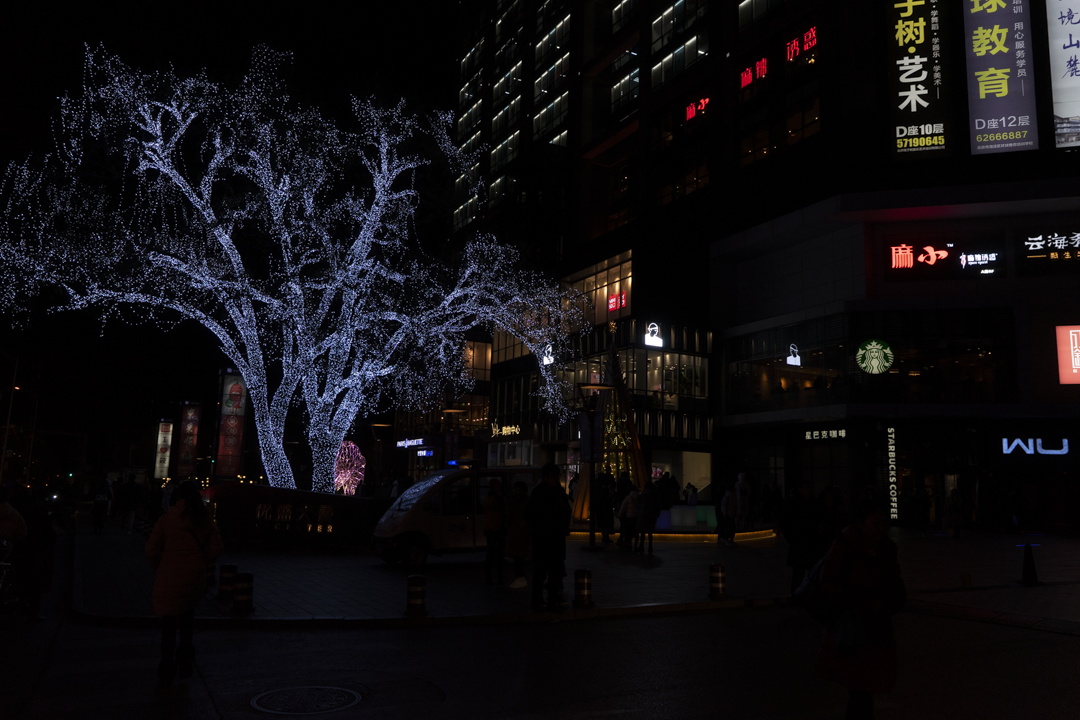
#> input picture low_light_enhancement/images/dark_img_2.png, 1080 x 720 px, found by its file name
$ jupyter execute ssr_test_1.ipynb   (older library calls are emulated)
#> lines starting #> are read from the running program, lines starting #| are printed output that depends on the picture
[cell 1]
import numpy as np
import cv2
import matplotlib.pyplot as plt

# Provided functions (we have to modify this)
def get_ksize(sigma):
    return int(((sigma - 0.8)/0.15) + 2.0)

def get_gaussian_blur(img, ksize=0, sigma=5):
    if ksize == 0:
        ksize = get_ksize(sigma)
    sep_k = cv2.getGaussianKernel(ksize, sigma)
    return cv2.filter2D(img, -1, np.outer(sep_k, sep_k))

def ssr(img, sigma):
    img = img.astype('float32') / 255  # Convert to float and normalize
    blurred = get_gaussian_blur(img, sigma=sigma)
    return np.log10(img + 1e-6) - np.log10(blurred + 1e-6)

[cell 2]
# Load an image
image_path = '/home/eaguiraud/Documents/34269_computer_imaging_and_spectroscopy/low_light_enhancement/images/dark_img_2.png'  # Update this path
img = cv2.imread(image_path, cv2.IMREAD_COLOR)
#> img is the input picture: shape (720, 1080, 3); mean B, G, R 15.6, 13.1, 15.3
img = cv2.cvtColor(img, cv2.COLOR_BGR2RGB)  # Convert to RGB

[cell 3]
# Apply SSR
sigma = 500  # Example sigma value, adjust based on your needs
ssr_img = ssr(img, sigma)
#> in ssr, `img = img.astype('float32') / 255`:
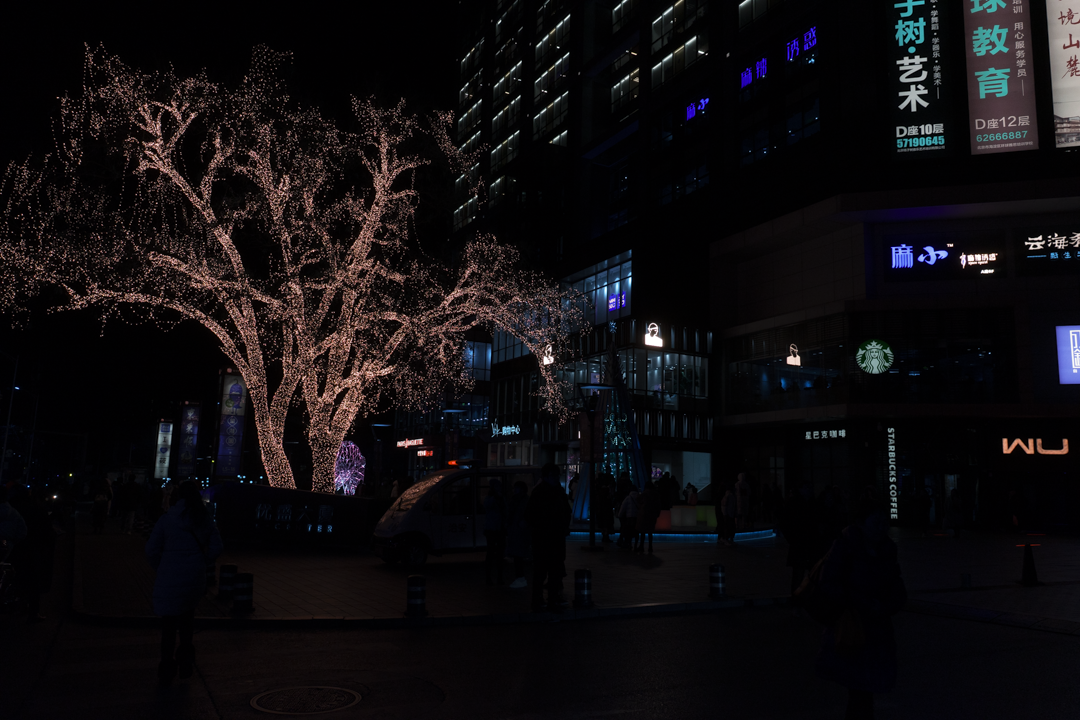
#> img: shape (720, 1080, 3) float32; mean of channels 0, 1, 2 0.0599, 0.0515, 0.0609; drawn as B, G, R
#> in get_gaussian_blur, `return cv2.filter2D(img, -1, np.outer(sep_k, sep_k))`:
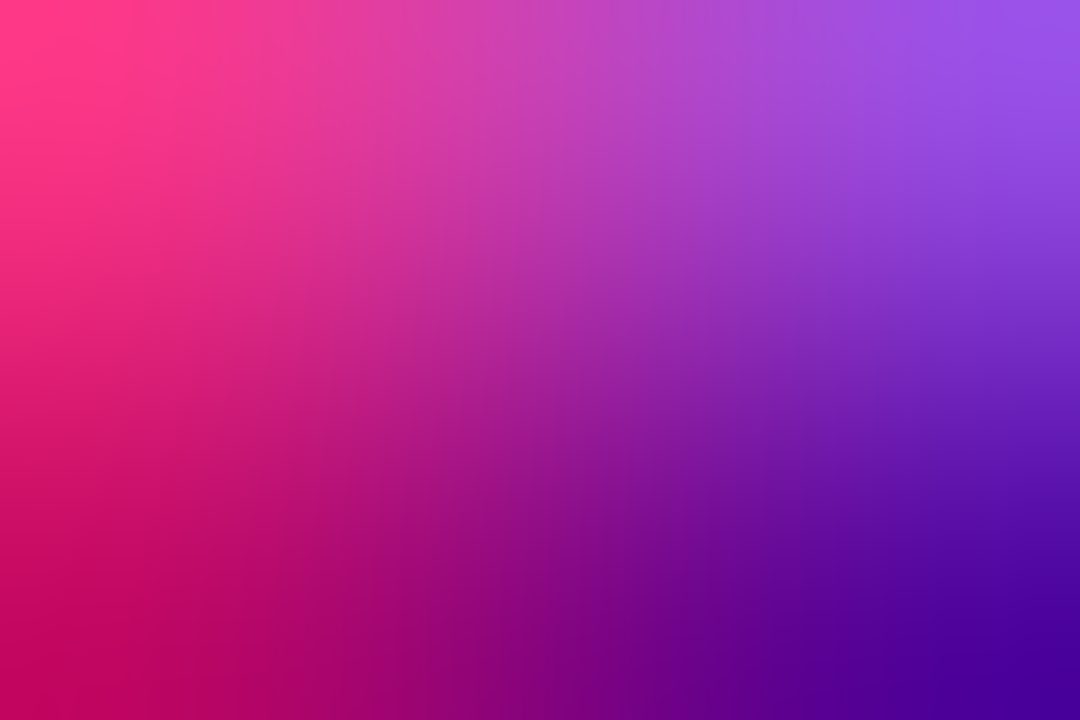
#> returned value: shape (720, 1080, 3) float32; mean of channels 0, 1, 2 0.0599, 0.0518, 0.061; drawn with min black and max white
#> in ssr, `return np.log10(img + 1e-6) - np.log10(blurred + 1e-6)`:
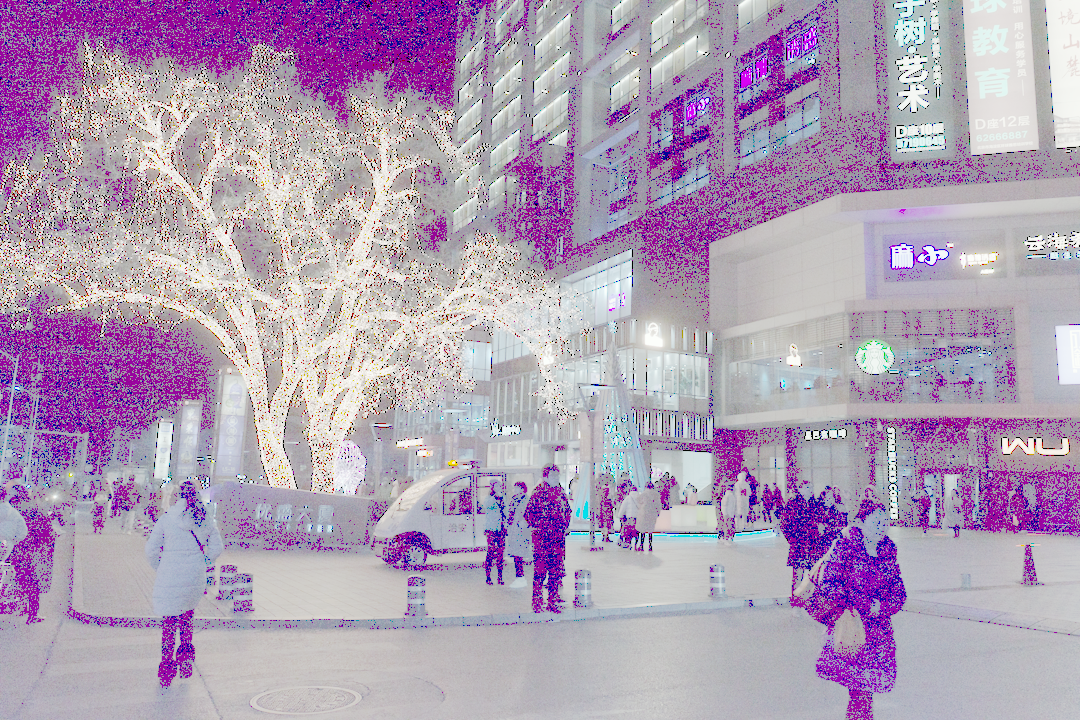
#> returned value: shape (720, 1080, 3) float32; mean of channels 0, 1, 2 -0.484, -1.04, -0.61; drawn with min black and max white

# Normalize SSR image for display
ssr_img_normalized = cv2.normalize(ssr_img, None, alpha=0, beta=1, norm_type=cv2.NORM_MINMAX, dtype=cv2.CV_32F)
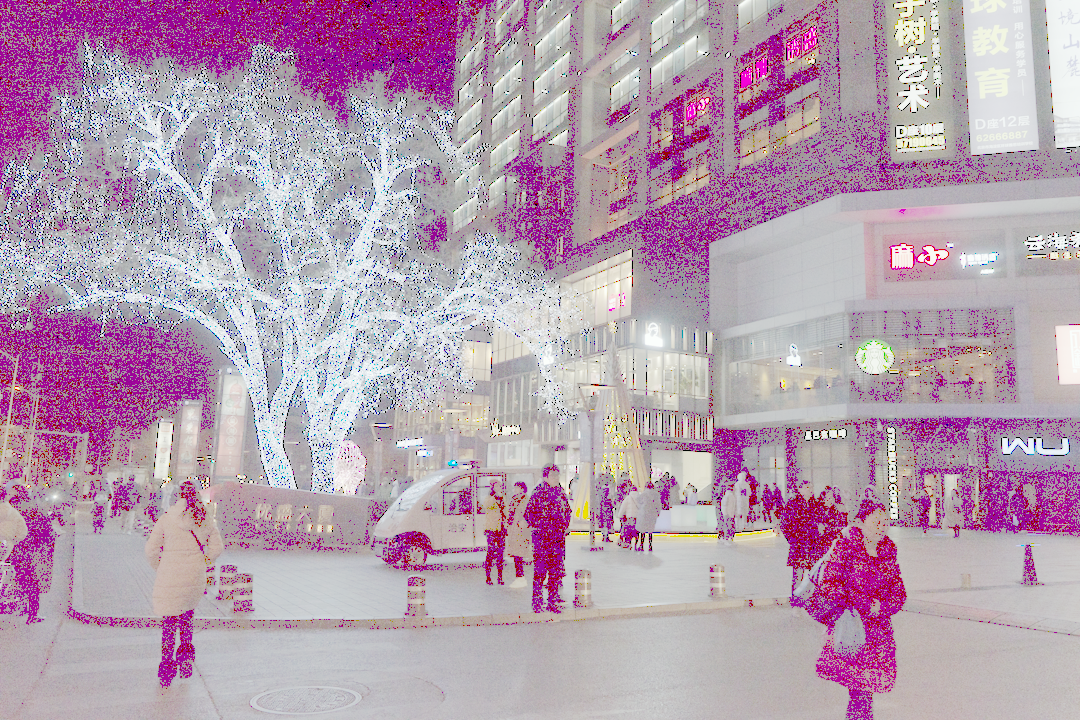
#> ssr_img_normalized: shape (720, 1080, 3) float32; mean R, G, B 0.711, 0.619, 0.689

[cell 4]
# Plotting
plt.figure(figsize=(12, 6))

plt.subplot(1, 2, 1)
plt.imshow(img)
plt.title('Original Image')

plt.subplot(1, 2, 2)
plt.imshow(ssr_img_normalized)
plt.title('SSR Processed Image')

plt.show()

$ run again, with low_light_enhancement/images/dark_img_1.png copied over low_light_enhancement/images/dark_img_2.png
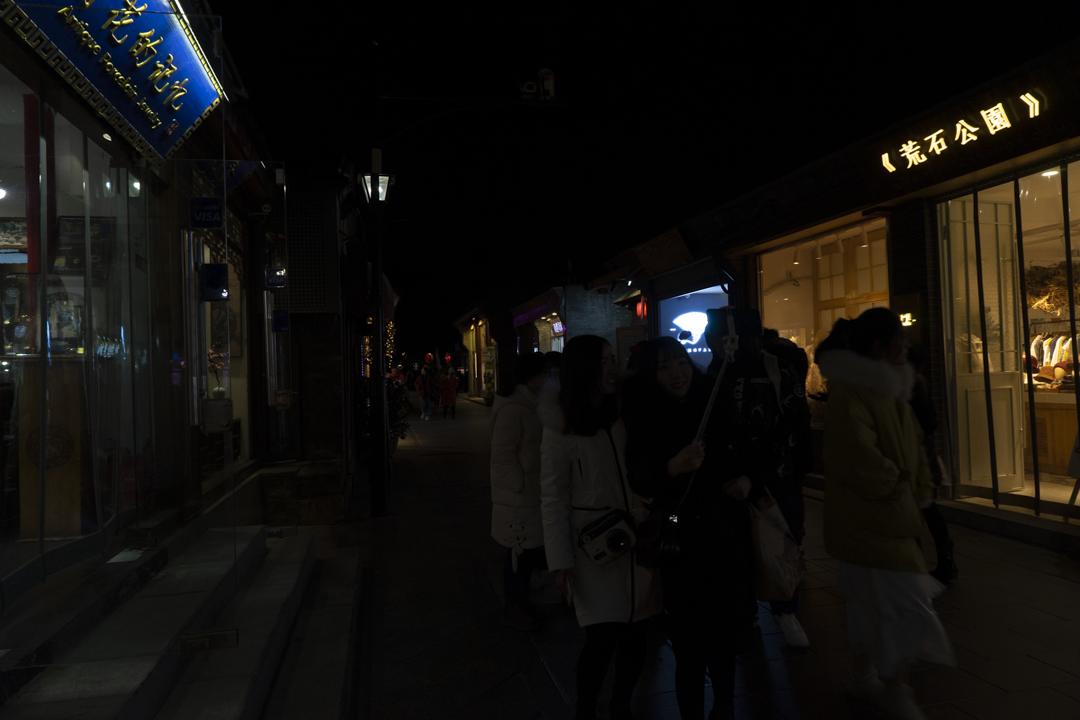
#> input picture low_light_enhancement/images/dark_img_1.png, 1080 x 720 px, found by its file name
#> img is the input picture: shape (720, 1080, 3); mean B, G, R 13.4, 16.4, 18.7
#> `ssr_img_normalized = cv2.normalize(ssr_img, None, alpha=0, beta=1, nor..`:
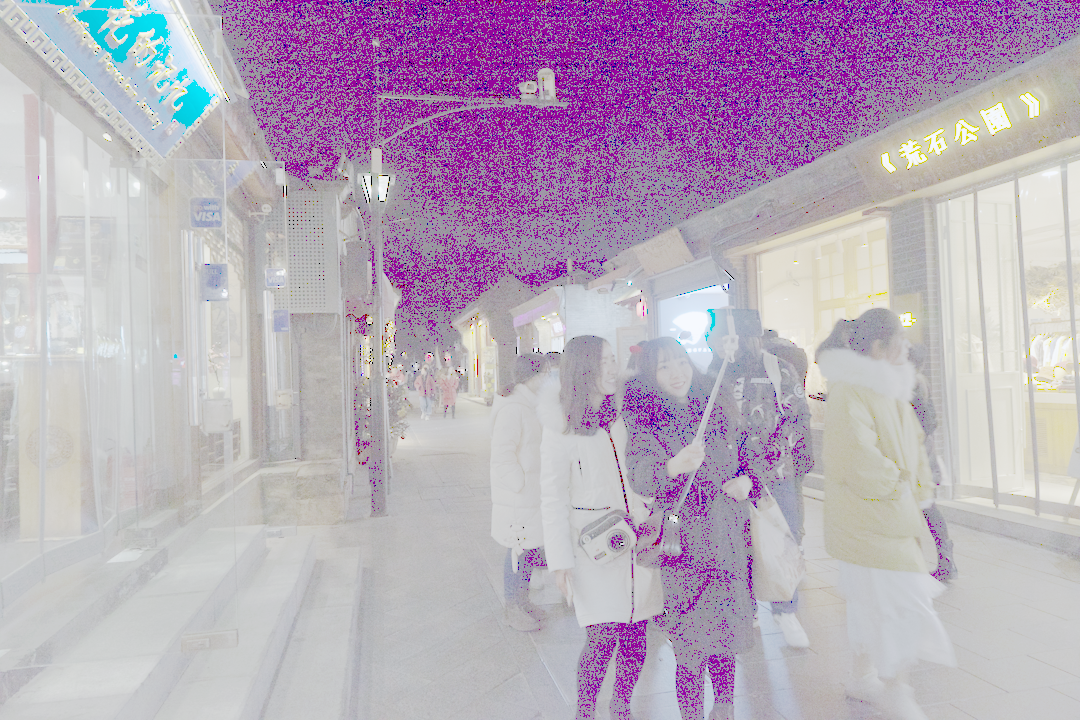
#> ssr_img_normalized: shape (720, 1080, 3) float32; mean R, G, B 0.722, 0.667, 0.735; drawn with min black and max white
#> `plt.show()`:
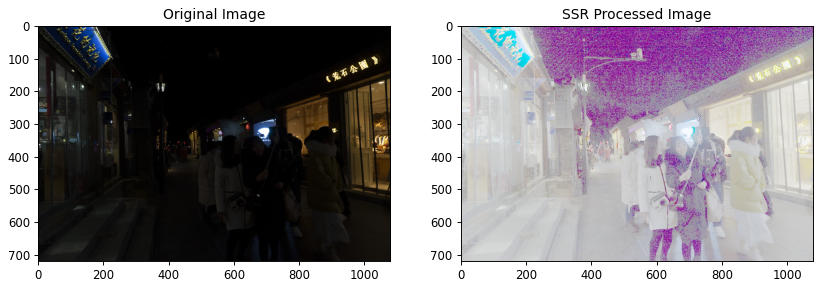
#> figure drawn by matplotlib, 2 panels

$ run again, with low_light_enhancement/images/2015_00173.jpg saved as low_light_enhancement/images/dark_img_2.png
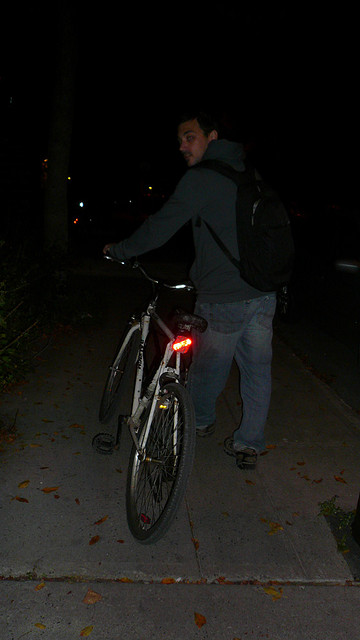
#> input picture low_light_enhancement/images/2015_00173.jpg, 360 x 640 px, found by its file name
#> img is the input picture: shape (640, 360, 3); mean B, G, R 19.8, 22.2, 23.1
#> `ssr_img_normalized = cv2.normalize(ssr_img, None, alpha=0, beta=1, nor..`:
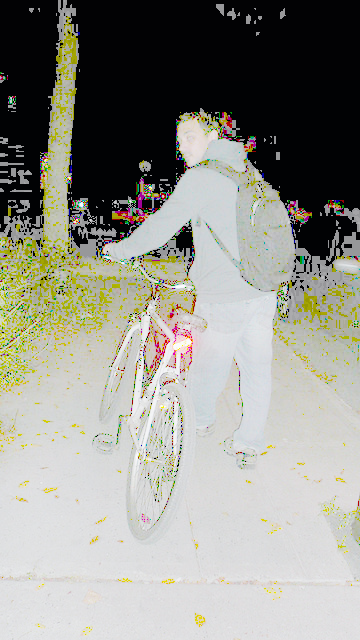
#> ssr_img_normalized: shape (640, 360, 3) float32; mean R, G, B 0.574, 0.574, 0.545; drawn with min black and max white
#> `plt.show()`:
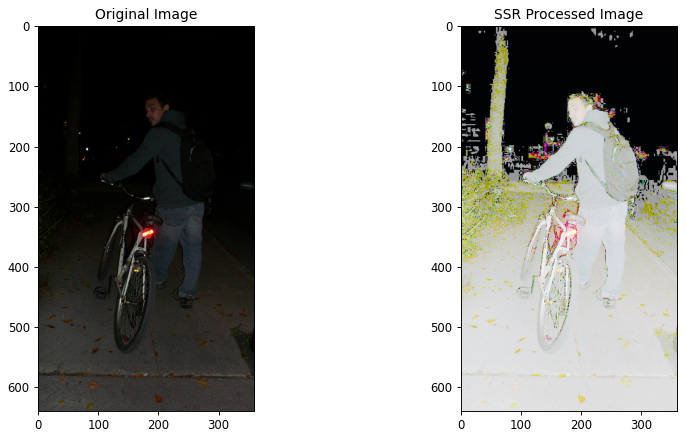
#> figure drawn by matplotlib, 2 panels
